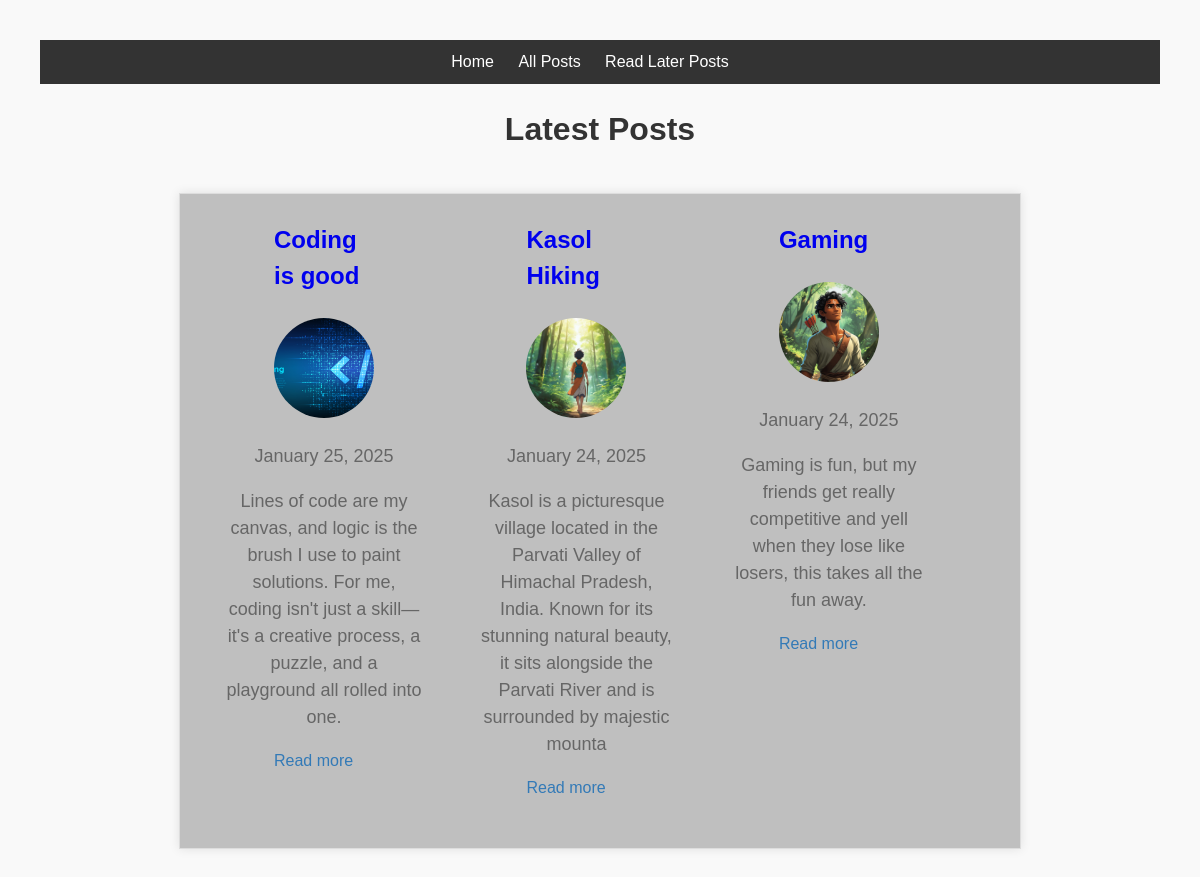
The page / on the database its author committed.
### my_blog_app/models.py (models this page shows, shortened)
class Post(models.Model):
    title = models.CharField(max_length=100)
    excerpt = models.CharField(max_length=200)
    image = models.ImageField(upload_to="posts", null=True)
    date = models.DateField(auto_now=True)
    slug = models.SlugField(unique=True)
    content = models.TextField()
    author = models.ForeignKey(Author, null=True, on_delete=models.SET_NULL, related_name="posts")
    tags = models.ManyToManyField(Tag)

### my_blog_app/views.py (the view)
# urls.py: path('', views.StartingPageView.as_view(), name='home'),  # Home page (latest posts)
class StartingPageView(ListView):
    template_name = "my_blog/index.html"
    model = Post
    ordering = ["-date"]
    context_object_name = "posts"
    paginate_by = 3

### my_blog_app/templates/my_blog/index.html (shortened to what this page needs)
{% extends "my_blog/base.html" %}
{% block css_style %}
{% load static%}
<link rel="stylesheet" href="{% static '/posts.css' %}">
{% endblock %}
{% block content %}
    <h1>Latest Posts</h1>
    <div class="posts">
        {% for post in posts %}
            <article class="post-item">
                <a href="{% url 'post_detail' slug=post.slug %}">
                    <h3>{{ post.title }}</h3>
                    <img src="{{ post.image.url }}">
                    <p>{{ post.date|date:"F j, Y" }}</p>
                    <p>{{ post.excerpt }}</p>
                    <a class="read-more" href="{% url 'post_detail' slug=post.slug %}">Read more</a>
                </a>
            </article>
        {% empty %}
            <p>No posts available.</p>
        {% endfor %}
    </div>
{% endblock %}

### my_blog_app/templates/my_blog/base.html (shortened to what this page needs)
<!DOCTYPE html>
<html lang="en">
<head>
    {% load static %}
    <link rel="stylesheet" href="{% static '/index.css' %}">
    {% block css_style %}{% endblock %}
</head>
<body>
    <header>
        <nav>
            <ul>
                <li><a href="{% url 'home' %}">Home</a></li>
                <li><a href="{% url 'all_posts' %}">All Posts</a></li>
                <li><a href="{% url 'read-later' %}">Read Later Posts</a></li>
            </ul>
        </nav>
    </header>
    <main>
        {% block content %}
        {% endblock %}
    </main>
</body>
</html>

### my_blog_app/static/index.css (style rules this page uses)
body { font-family: Arial, sans-serif; font-size: 16px; line-height: 1.5; color: #333; background-color: #f9f9f9; padding: 20px; margin: 20px; }
nav { background-color: #333; color: #fff; padding: 10px; text-align: center; }
nav ul { list-style: none; margin: 0; padding: 0; }
nav li { display: inline-block; margin-right: 20px; }
nav a { color: #fff; text-decoration: none; }

### my_blog_app/static/posts.css (style rules this page uses)
h1 { text-align: center; }
.posts { max-width: 800px; margin: 40px auto; padding: 20px; background-color: #bfbfbf; border: 1px solid #ddd; box-shadow: 0 0 10px rgba(0, 0, 0, 0.1); }
.posts a { text-decoration: none; }
.posts article { width: 25%; padding: 1% 3%; margin-bottom: 20px; display: inline-block; vertical-align: top; }
.posts article img { width: 100px; height: 100px; border-radius: 50%; object-fit: cover; padding: 0 25%; }
.posts article h3 { padding: 0 25%; font-size: 24px; margin-top: 0; }
.posts article p { font-size: 18px; color: #666; text-align: center; }
.posts article .read-more { font-size: 16px; color: #337ab7; text-decoration: none; padding: 0% 25%; }

### rows shown on the page
Post: title "Coding is good", image (picture), date "January 25, 2025", excerpt "Lines of code are my canvas, and logic is the brush I use to paint solutions. For me, coding isn't just a skill—it's a creative process, a puzzle, and a playground all rolled into one."
Post: title "Kasol Hiking", image (picture), date "January 24, 2025", excerpt "Kasol is a picturesque village located in the Parvati Valley of Himachal Pradesh, India. Known for its stunning natural beauty, it sits alongside the Parvati River and is surrounded by majestic mounta"
Post: title "Gaming", image (picture), date "January 24, 2025", excerpt "Gaming is fun, but my friends get really competitive and yell when they lose like losers, this takes all the fun away."
